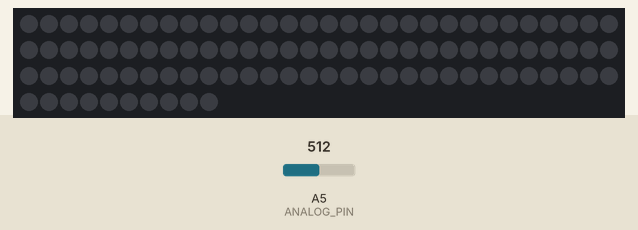
A program run on a simulated Arduino Uno, built with avr-gcc and run on an emulated ATmega328P. Shown: 100 RGB LEDs in strip order, left to right, continuing on the next row. The test bench sets the inputs (shaded band); at power-on: A5 (ANALOG_PIN) = 512. Dim RGB values are drawn brighter than linear.

Above: at 1.2 s.
1.3 s: A5 (ANALOG_PIN) set to 716
At 1.54 s:
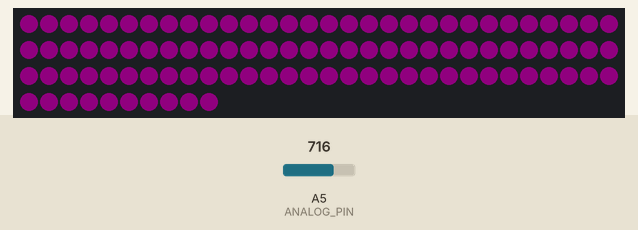
3.1 s: A5 (ANALOG_PIN) set to 511
At 3.24 s:
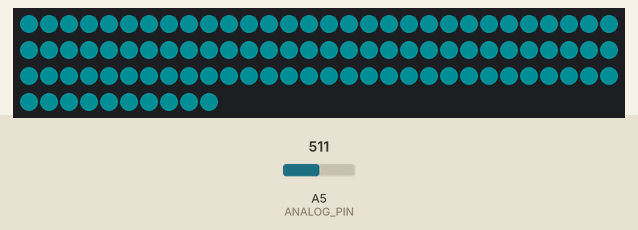
4.9 s: A5 (ANALOG_PIN) set to 306
At 5.14 s:
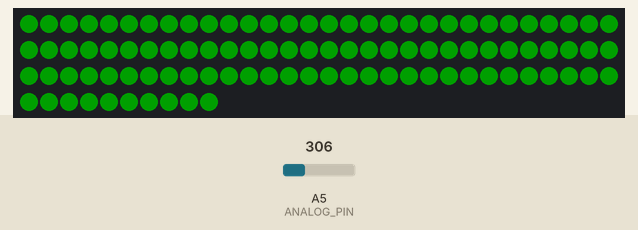
6.5 s: A5 (ANALOG_PIN) set to 245
At 6.63 s:
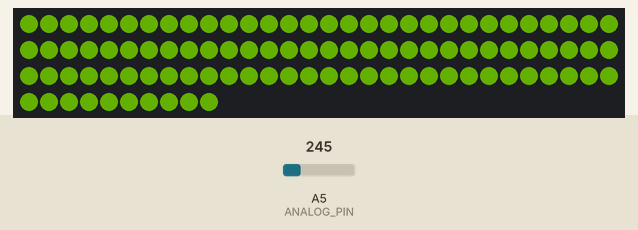
8.1 s: A5 (ANALOG_PIN) set to 265
At 8.43 s:
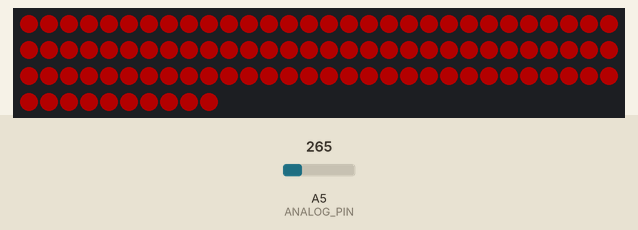

Measured:
- after the input at 1.3 s, the LEDs: first change after 0.10 s (image 1 shows a later state)
- after the input at 3.1 s, the LEDs: change after 0.09 s (image 2)
- after the input at 4.9 s, the LEDs: first change after 0.09 s (image 3 shows a later state)
- after the input at 6.5 s, the LEDs: change after 0.09 s (image 4)
- after the input at 8.1 s, the LEDs: first change after 0.09 s (image 5 shows a later state)

The program:

main.cpp
```cpp
#include <Arduino.h>
#include <FastLED.h>
#include <math.h>
#include <arduinoFFT.h>
#define NUM_LEDS 100
#define DATA_PIN 7
#define ANALOG_PIN 5
#define SAMPLES 64             //SAMPLES-pt FFT. Must be a base 2 number. Max 128 for Arduino Uno.
#define SAMPLING_FREQUENCY 2400 //Ts = Based on Nyquist, must be 2 times the highest expected frequency.

arduinoFFT FFT = arduinoFFT();
CRGB leds[NUM_LEDS];

unsigned int samplingPeriod;
unsigned long microSeconds;

unsigned int ampThreshold = 10;
unsigned int fadeSpeed = 15;
unsigned int minFrequency = 82;
unsigned int maxFrequency = 1100;
double logMinFrequency = log((double)minFrequency);
double logMaxFrequency = log((double)maxFrequency);

byte ledHue = 0;
byte ampFade = 0;
unsigned int maxAmp = 0;
unsigned int checkMaxAmp;

double vReal[SAMPLES]; //create vector of size SAMPLES to hold real values
double vImag[SAMPLES]; //create vector of size SAMPLES to hold imaginary values

void setup()
{
  FastLED.addLeds<WS2812, DATA_PIN, GRB>(leds, NUM_LEDS);
  samplingPeriod = round(1000000 * (1.0 / SAMPLING_FREQUENCY)); //Period in microseconds
  //Serial.begin(9600);

  // for (int i = 0; i < NUM_LEDS; i++)
  // {
  //   leds[i] = CRGB(0, 255, 0);
  // }
  // FastLED.show();
}

void loop()
{
  maxAmp = 0;
  /*Sample SAMPLES times*/
  for (int i = 0; i < SAMPLES; i++)
  {
    microSeconds = micros(); //Returns the number of microseconds since the Arduino board began running the current script.

    vReal[i] = analogRead(ANALOG_PIN) - 512; //Reads the value from analog pin 0 (A0), quantize it and save it as a real term.
    vImag[i] = 0;                      //Makes imaginary term 0 always

    if (abs(vReal[i]) > maxAmp)
    {
      maxAmp = abs(vReal[i]);
    }
    /*remaining wait time between samples if necessary*/
    while (micros() < (microSeconds + samplingPeriod))
    {
      //do nothing
    }

    //Serial.print(vReal[i]);
    //Serial.print("\n");
  }
  checkMaxAmp = maxAmp / 2;

  /*Perform FFT on samples*/
  FFT.Windowing(vReal, SAMPLES, FFT_WIN_TYP_RECTANGLE, FFT_FORWARD);
  FFT.Compute(vReal, vImag, SAMPLES, FFT_FORWARD);
  FFT.ComplexToMagnitude(vReal, vImag, SAMPLES);

  /*Find peak frequency and print peak*/
  double peak = FFT.MajorPeak(vReal, SAMPLES, SAMPLING_FREQUENCY);

  if (peak < maxFrequency && checkMaxAmp > ampFade)
  {
    ledHue = min(255, (abs(log(peak) - logMinFrequency) / (logMaxFrequency-logMinFrequency)) * 255);
  }

  // Fade intesity
  if (checkMaxAmp > ampFade && checkMaxAmp > ampThreshold)
  {
    ampFade = checkMaxAmp;
  }
  else
  {
    if (ampFade <= fadeSpeed)
    {
      ampFade = 0;
    }
    else
    {
      ampFade = max(ampFade - fadeSpeed, checkMaxAmp / 2);
    }
  }

  // Assign LED values
  for (int i = 0; i < NUM_LEDS; i++)
  {
    leds[i].setHSV(ledHue, 255, ampFade);
  }

  FastLED.show();

  // Serial.print("\n\n");
  // Serial.print(checkMaxAmp);
  // Serial.print(" ");
  // Serial.println(ledHue); //Print out the most dominant frequency.
}
```
